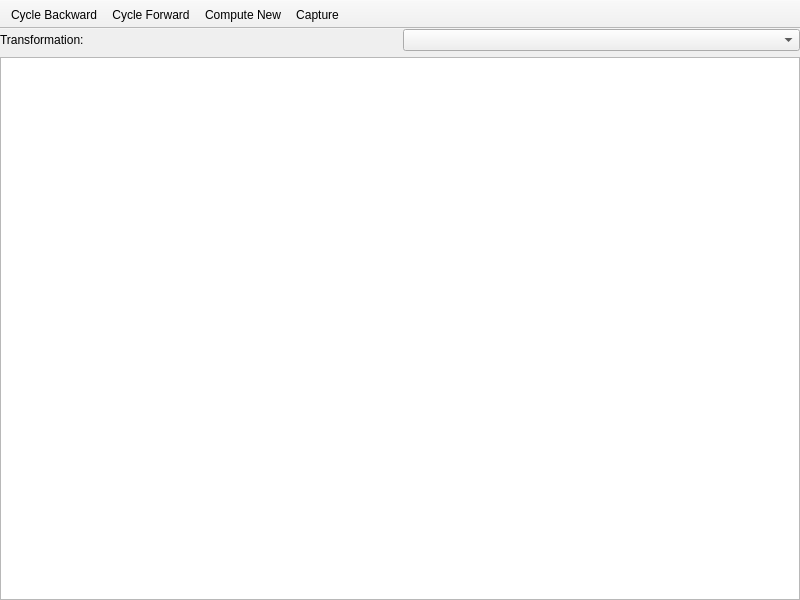
<?xml version="1.0" encoding="UTF-8"?>
<ui version="4.0">
 <class>DimredTab</class>
 <widget class="QMainWindow" name="DimredTab">
  <property name="geometry">
   <rect>
    <x>0</x>
    <y>0</y>
    <width>800</width>
    <height>600</height>
   </rect>
  </property>
  <property name="windowTitle">
   <string>MainWindow</string>
  </property>
  <widget class="QWidget" name="centralwidget">
   <layout class="QVBoxLayout" name="verticalLayout">
    <property name="leftMargin">
     <number>0</number>
    </property>
    <property name="topMargin">
     <number>0</number>
    </property>
    <property name="rightMargin">
     <number>0</number>
    </property>
    <property name="bottomMargin">
     <number>0</number>
    </property>
    <item>
     <widget class="QWidget" name="topBar" native="true">
      <layout class="QHBoxLayout" name="horizontalLayout_3">
       <property name="leftMargin">
        <number>0</number>
       </property>
       <property name="topMargin">
        <number>0</number>
       </property>
       <property name="rightMargin">
        <number>0</number>
       </property>
       <property name="bottomMargin">
        <number>0</number>
       </property>
       <item>
        <widget class="QLabel" name="transformLabel">
         <property name="text">
          <string>Transformation:</string>
         </property>
        </widget>
       </item>
       <item>
        <widget class="QComboBox" name="transformSelect">
         <property name="sizeAdjustPolicy">
          <enum>QComboBox::AdjustToContents</enum>
         </property>
        </widget>
       </item>
      </layout>
     </widget>
    </item>
    <item>
     <widget class="ChartView" name="view">
      <property name="mouseTracking">
       <bool>false</bool>
      </property>
      <property name="renderHints">
       <set>QPainter::Antialiasing|QPainter::TextAntialiasing</set>
      </property>
     </widget>
    </item>
   </layout>
  </widget>
  <widget class="QToolBar" name="toolBar">
   <property name="contextMenuPolicy">
    <enum>Qt::PreventContextMenu</enum>
   </property>
   <property name="windowTitle">
    <string>Plot Tools</string>
   </property>
   <property name="movable">
    <bool>false</bool>
   </property>
   <property name="floatable">
    <bool>false</bool>
   </property>
   <attribute name="toolBarArea">
    <enum>TopToolBarArea</enum>
   </attribute>
   <attribute name="toolBarBreak">
    <bool>false</bool>
   </attribute>
   <addaction name="actionCycleBackward"/>
   <addaction name="actionCycleForward"/>
   <addaction name="actionComputeDisplay"/>
   <addaction name="actionSavePlot"/>
  </widget>
  <action name="actionComputeDisplay">
   <property name="icon">
    <iconset theme="list-add">
     <normaloff>.</normaloff>.</iconset>
   </property>
   <property name="text">
    <string>Compute New</string>
   </property>
   <property name="toolTip">
    <string>Select a new display transform to compute</string>
   </property>
  </action>
  <action name="actionSavePlot">
   <property name="icon">
    <iconset theme="camera-photo">
     <normaloff>.</normaloff>.</iconset>
   </property>
   <property name="text">
    <string>Capture</string>
   </property>
   <property name="toolTip">
    <string>Save the plot to SVG or PNG file</string>
   </property>
   <property name="shortcut">
    <string>Print</string>
   </property>
  </action>
  <action name="actionCycleForward">
   <property name="icon">
    <iconset theme="go-next">
     <normaloff>.</normaloff>.</iconset>
   </property>
   <property name="text">
    <string>Cycle Forward</string>
   </property>
   <property name="toolTip">
    <string>Cycle dimension forward</string>
   </property>
   <property name="shortcut">
    <string>Right</string>
   </property>
  </action>
  <action name="actionCycleBackward">
   <property name="icon">
    <iconset theme="go-previous">
     <normaloff>.</normaloff>.</iconset>
   </property>
   <property name="text">
    <string>Cycle Backward</string>
   </property>
   <property name="toolTip">
    <string>Cycle dimension backwards</string>
   </property>
   <property name="shortcut">
    <string>Left</string>
   </property>
  </action>
 </widget>
 <customwidgets>
  <customwidget>
   <class>ChartView</class>
   <extends>QGraphicsView</extends>
   <header>scatterplot/chartview.h</header>
  </customwidget>
 </customwidgets>
 <resources/>
 <connections/>
</ui>
